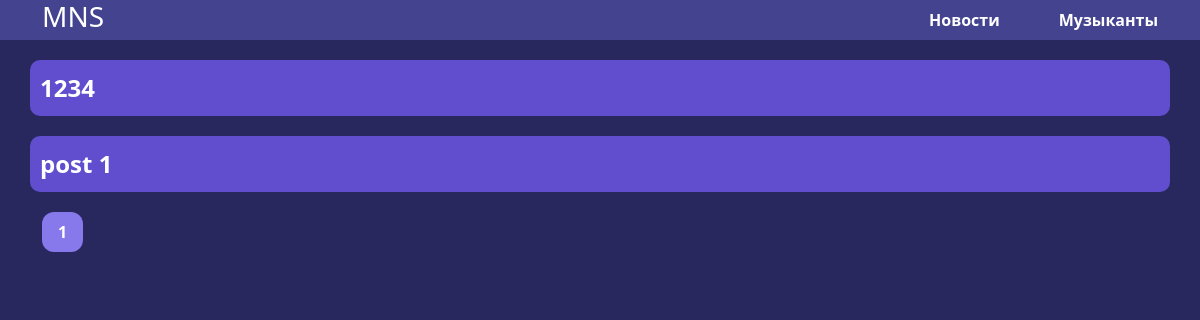
The page /news/ on the database as committed earlier.
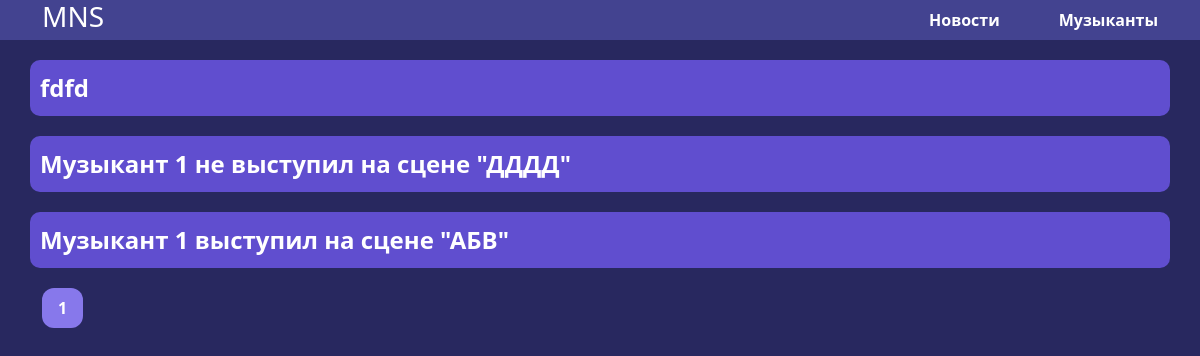
The same page on the database as committed later.
### models.py (models this page shows, shortened)
class Post(db.Model):
    id = db.Column(db.Integer, primary_key=True)
    title = db.Column(db.String(100))
    slug = db.Column(db.String(100), unique=True)
    body = db.Column(db.Text)
    created_on = db.Column(db.DateTime(), default=datetime.utcnow)
    tags = db.relationship('Tag', secondary=post_tags, backref=db.backref('posts', lazy='dynamic'))

### posts/blueprint.py (the view)
@posts.route('/')
def index():
    q = request.args.get('q')
    page = request.args.get('page')
    if page and page.isdigit():
        page = int(page)
    else:
        page = 1
    if q:
        posts = Post.query.filter(Post.title.contains(q) | Post.body.contains(q)) #.all()
    else:
        posts = Post.query.order_by(Post.created_on.desc())
    pages = posts.paginate(page=page, per_page=5)
    return render_template('posts/index.html', posts=posts, pages=pages)

### posts/templates/posts/index.html (shortened to what this page needs)
{% extends 'base.html' %}
{% block article_1 %}
    {% for post in pages.items %}
     <p class="article_1__p">
         <a href="{{ url_for('posts.post_detail', slug=post.slug) }}">{{ post.title }}</a>
     </p>
   {% endfor %}
   <nav class="nav-pagination">
      <ul class="pagination">
         {% for page in pages.iter_pages() %}
            <li class="pagination__page-li">
               <a href="./?page={{ page }}" class="pagination__page">{{ page }}</a>
            </li>
         {% endfor %}
      </ul>
   </nav>
{% endblock %}

### templates/base.html (shortened to what this page needs)
<!DOCTYPE html>
<html lang="en">
<head>
    <link href="https://cdn.jsdelivr.net/npm/bootstrap@5.0.2/dist/css/bootstrap.min.css" rel="stylesheet">
    <link rel="stylesheet" href="{{ url_for('static', filename='style.css')}}">
</head>
<body>
   <header>
      <div class="container-header container">
         <div class="container-header__row row">
            <a class="col-xl-2" href=" {{ url_for('index') }} "><h3>MNS</h3></a>
            <nav class="col-xl-3 container-header__nav">
               <ul class="container-header__ul">
                  <a href=" {{ url_for('posts.index') }} "><li>Новости</li></a>
                  <a href=" {{ url_for('posts.tag_list') }} "><li>Музыканты</li></a>
               </ul>
            </nav>
         </div>
      </div>
   </header>
   <main>
      <article class="article-1">
         <div class="article-1__container container">
            <div class="article-1__row row">
               {% block article_1 %}
               {% endblock %}
            </div>
         </div>
      </article>
   </main>
</body>
</html>

### static/style.css (style rules this page uses)
* { padding: 0; margin: 0; }
h1, h2, h3, h4, h5, p, a ul, li, nav { padding: 0; margin: 0; }
a { color: inherit; text-decoration: none; }
li { list-style-type: none; }
body { background-color: rgb(40, 40, 95); color: #fff; font-weight: 700; }
header { background-color: rgb(67, 67, 144); margin-bottom: 20px; }
.container-header__row { display: flex; justify-content: space-between; height: 100%; }
.container-header__ul { display: flex; justify-content: space-between; align-items: center; height: 100%; }
.container-header__ul li { display: inline-block; }
.pagination a { color: white; float: left; font-weight: 700; padding: 8px 16px; text-decoration: none; transition: background-color .3s; background-color: rgb(135, 120, 235); border-radius: 12px; }
.article_1__p { background-color: rgb(96, 78, 207); margin-bottom: 20px; border-radius: 10px; padding: 10px 10px; font-weight: 700; font-size: 24px; }

Rows that differ between the two databases and show on the page:
removed Post: title "1234"
removed Post: title "post 1"
added Post: title "fdfd"
added Post: title "Музыкант 1 не выступил на сцене \"ДДДД\""
added Post: title "Музыкант 1 выступил на сцене \"АБВ\""
